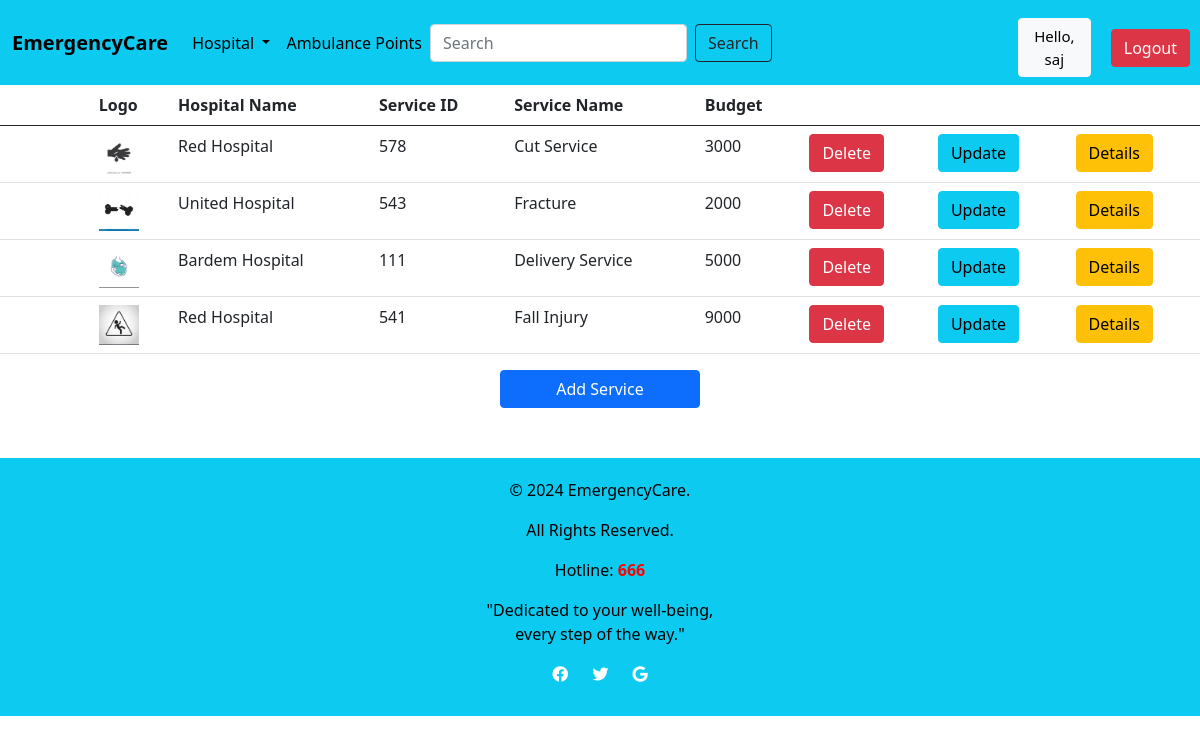
Before: /Services/ (signed in) with the older database file.
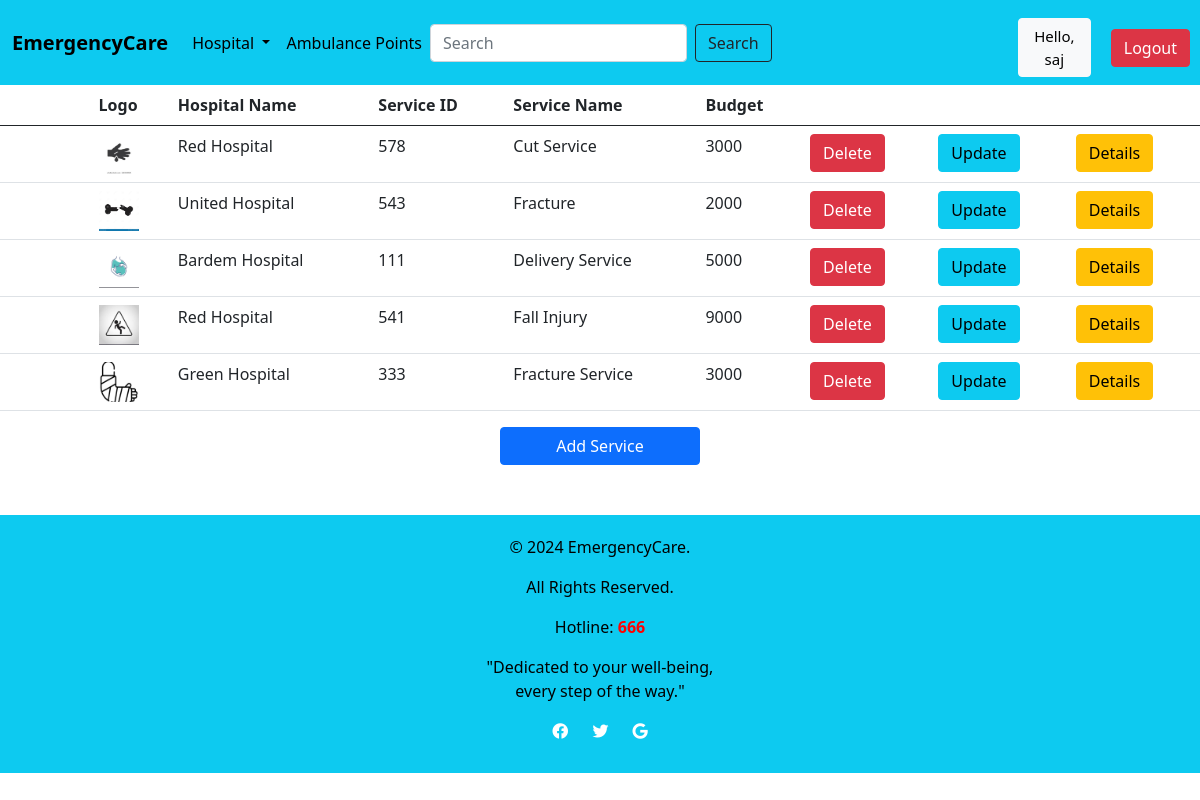
After: the same page with the newer database file.
### Location/models.py (models this page shows, shortened)
class Services(models.Model):
    H_Name = models.ForeignKey(Hospital, on_delete=models.CASCADE, blank=True, null=True)
    S_ID = models.CharField(max_length=200, blank=True, null=True)
    S_Name = models.CharField(max_length=200, blank=True, null=True)
    S_Budget = models.IntegerField(blank=True, null=True)
    image = models.ImageField(upload_to='images/', blank=True, null=True, default='images/default.jpg')

class Hospital(models.Model):
    H_ID = models.CharField(max_length=200)
    H_name = models.CharField(max_length=200)
    Area_name = models.ForeignKey(Location, on_delete=models.CASCADE)
    image = models.ImageField(upload_to='images/',blank=True, null=True, default='images/default.jpg')
    def __str__(self):
        return self.H_name

### Location/views.py (the view)
# urls.py: path('Services/',l_views.services,name='Services'),
@login_required(login_url='login')
def services(request):
    service = Services.objects.all()
    context = {
        'service': service,
    }
    return render(request, template_name='hospital/Services.html',context=context)

### templates/hospital/Services.html
{% extends 'hospital/Home.html' %}
{% block content %}
{% load static %}
<table class="table">
  <thead>
    <tr>
      <th></th>
      <th></th>
      <th></th>
      <th></th>
      <th scope="col">Logo</th>
      <th scope="col">Hospital Name</th>
      <th scope="col">Service ID</th>
      <th scope="col">Service Name</th>
      <th scope="col">Budget</th>
      <th></th>
      <th></th>
      <th></th>
    </tr>
  </thead>
  <tbody>
  {% for s in service %}
    <tr>
      <td></td>
      <td></td>
      <td></td>
      <td></td>
      <td><img src="{{s.image.url}}" style="height: 40px; width: 40px;"></td>
      <td>{{s.H_Name}}</td>
      <td>{{s.S_ID}}</td>
      <td>{{s.S_Name}}</td>
      <td>{{s.S_Budget}}</td>
      {% if request.user.is_staff %}
      <td><a href="{% url 'delete_service' s.id %}" class="btn btn-danger">Delete</a></td>
      <td><a href="{% url 'update_service' s.id %}" class="btn btn-info">Update</a></td>
      {% endif %}
      <td><a href="{% url 'ServiceDetails' s.id %}" class="btn btn-warning">Details</a></td>
    </tr>
  {% endfor %}
  </tbody>
</table>
 {% if request.user.is_staff %}
 <div class = "d-grid gap-2 col-2 mx-auto" style="...">
  <a href="{% url 'add_service' %}" class = "btn btn-primary">Add Service</a>
 </div>
{% endif %}
{% endblock %}

Changed rows visible on the page:
added Services: image (picture), H_Name "Green Hospital", S_ID "333", S_Name "Fracture Service", S_Budget "3000"
